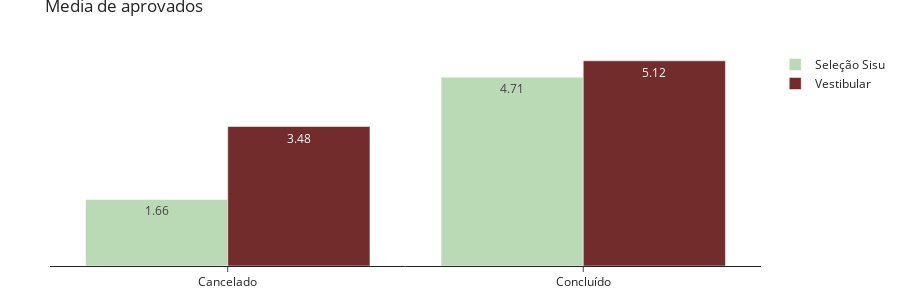

This figure's notebook cell:
### Code cell
MediaAprovadosPlot(data).show()

### Figure 1 — Plotly figure (JSON) as saved in the notebook; plotly's stock layout.template omitted (floating-point values rounded to 4 significant figures)
{"data": [{"customdata": [["Seleção Sisu", "Seleção Sisu"]], "hovertemplate": "<b>%{meta[0]}<b><br>Quantidade:%{y}<br><extra></extra>", "marker": {"color": "#bad9b5"}, "meta": ["Seleção Sisu"], "name": "Seleção Sisu", "text": [1.66, 4.71], "textposition": "auto", "type": "bar", "x": ["Cancelado", "Concluído"], "y": [1.66, 4.71]}, {"customdata": [["Vestibular", "Vestibular"]], "hovertemplate": "<b>%{meta[0]}<b><br>Quantidade:%{y}<br><extra></extra>", "marker": {"color": "#732c2c"}, "meta": ["Vestibular"], "name": "Vestibular", "text": [3.48, 5.12], "textposition": "auto", "type": "bar", "x": ["Cancelado", "Concluído"], "y": [3.48, 5.12]}], "layout": {"height": 300, "hoverlabel": {"align": "right", "bgcolor": "white", "font": {"size": 12}}, "hovermode": "x unified", "margin": {"b": 10, "l": 50, "r": 50, "t": 50}, "title": {"automargin": true, "text": "Media de aprovados"}, "uniformtext": {"minsize": 10}, "yaxis": {"visible": false}}}
